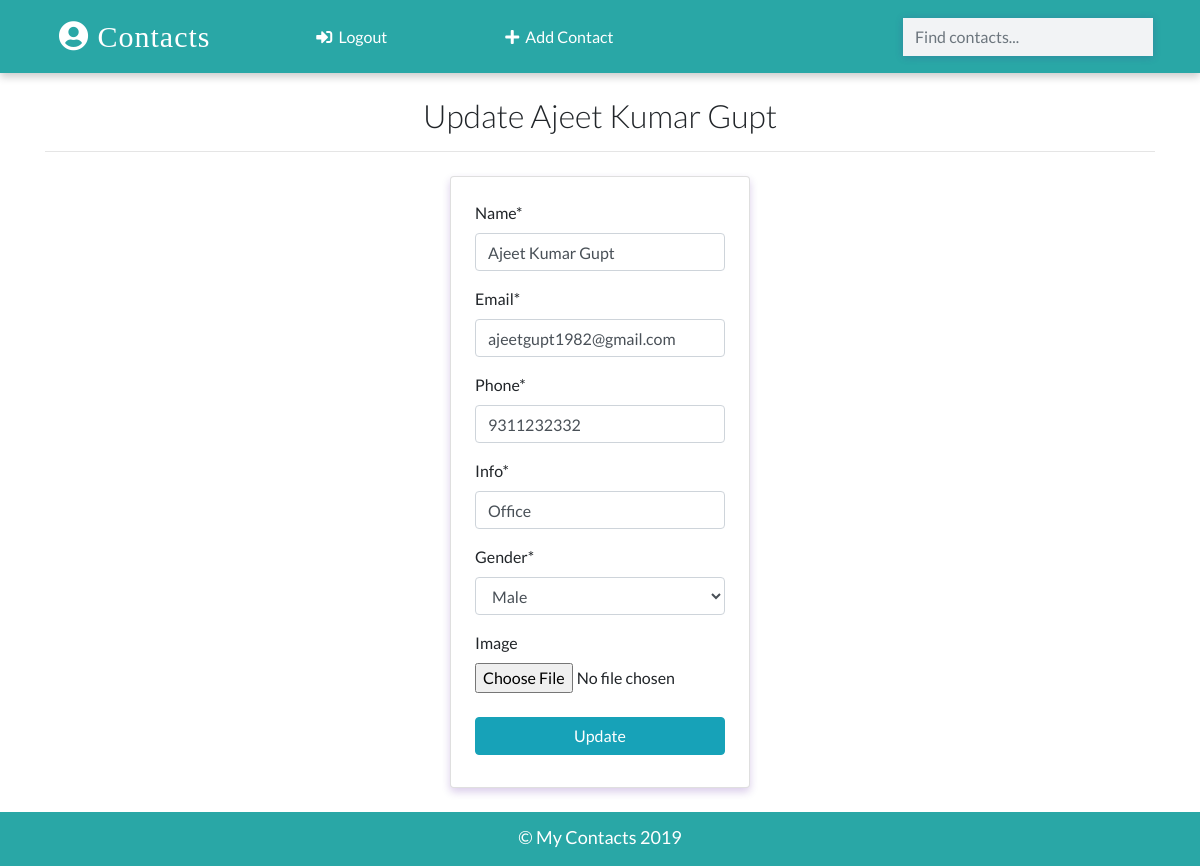
The app's page /contacts/update/4 (signed in) with its own data.
### app/models.py (models this page shows)
class Contact(models.Model):
    manager = models.ForeignKey(User, on_delete=models.CASCADE,default=None)
    name = models.CharField(max_length=50)
    email = models.EmailField(max_length=100)
    phone = models.IntegerField()
    info =  models.CharField(max_length=30)
    gender = models.CharField(max_length=30, choices=(
        ('male', 'Male'),
        ('female', 'Female')
    ))
    image = models.ImageField(upload_to='images/', blank=True)
    date_added = models.DateField(auto_now_add=True)

### app/views.py (the view, shortened to what this page needs)
# urls.py: path('contacts/update/<int:pk>',views.ContactUpdateView.as_view(), name="update"),
class ContactUpdateView(LoginRequiredMixin,UpdateView):
    model = Contact
    template_name = 'update.html'
    fields = ['name','email','phone','info','gender','image']

### templates/update.html (shortened to what this page needs)
{% extends 'base.html' %}
{% load crispy_forms_tags %}
{% block content %}
 {% if contact.manager == request.user %}
<div class="container">
   <h2 class="heading font-weight-light text-center">Update {{contact.name}}</h2>
   <hr>
</div>
<div class="container w-25 card p-4 mt-4">
<form action="" method="POST" enctype="multipart/form-data">
{{form | crispy}}
<input type="submit" value="Update" class="w-100 text-white text-center my-2 btn btn-info ">
</form>
</div>
 {% else %}
 <div class="container">
   <h2 class="heading font-weight-light text-center">You don't have to access this page.</h2>
   <hr>
</div>
 {% endif %}
{% endblock content %}

### static/css/main.css (style rules this page uses)
:root { --back: #29a7a6; --girl: #e64298; --boy: #2874dd; }
body { font-family: Lato, sans-serif; }
.card { box-shadow: 0 4px 8px 0 rgba(68, 5, 150, 0.2); transition: 0.3s; min-width: 250px; box-sizing: border-box; }

### records on screen
Contact: name "Ajeet Kumar Gupt", email "ajeetgupt1982@gmail.com", phone "9311232332", info "Office", gender "Male"
